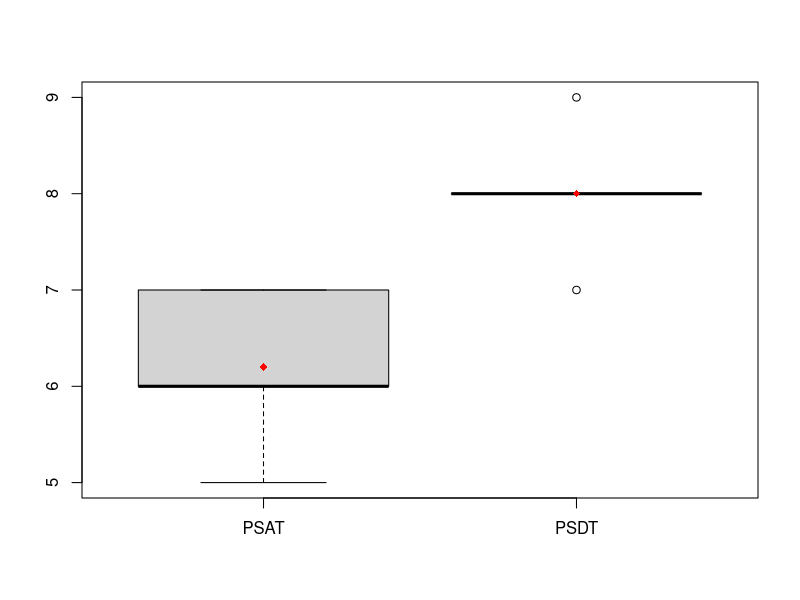
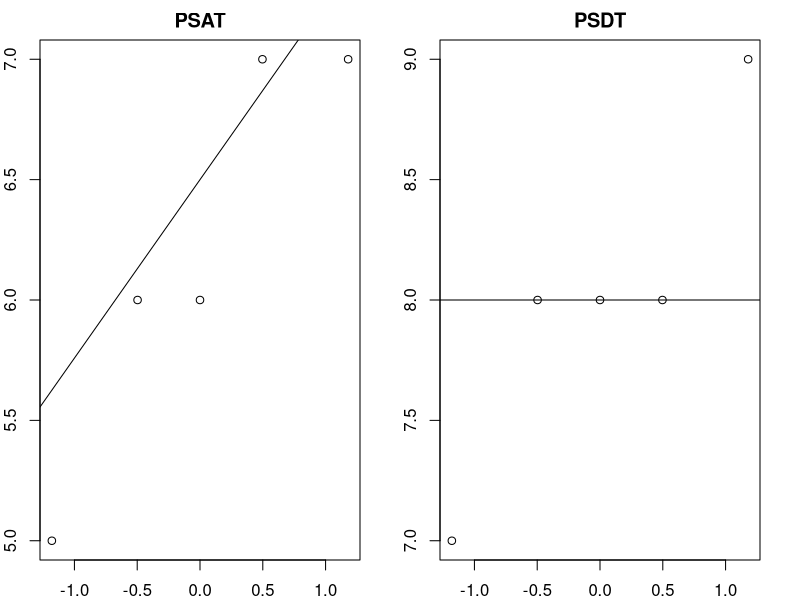

R code for these plots, in order:
#Emparejados

PSAT = c(7, 6, 5, 6, 7)
PSDT = c(8, 7, 8, 8, 9)

boxplot(PSAT, PSDT, names = c("PSAT", "PSDT"))


medias = c(mean(PSAT),mean(PSDT))
points(medias,pch=18,col="red")



par(mar = c(2, 2, 2, 2))
par(mfrow = c(1, 2))
qqnorm(PSAT, xlab = "", ylab = "", main = "PSAT")
qqline(PSAT)
qqnorm(PSDT, xlab = "", ylab = "", main = "PSDT")
qqline(PSDT)

######### Prueba t

t.test(PSAT,PSDT, paired = TRUE)




